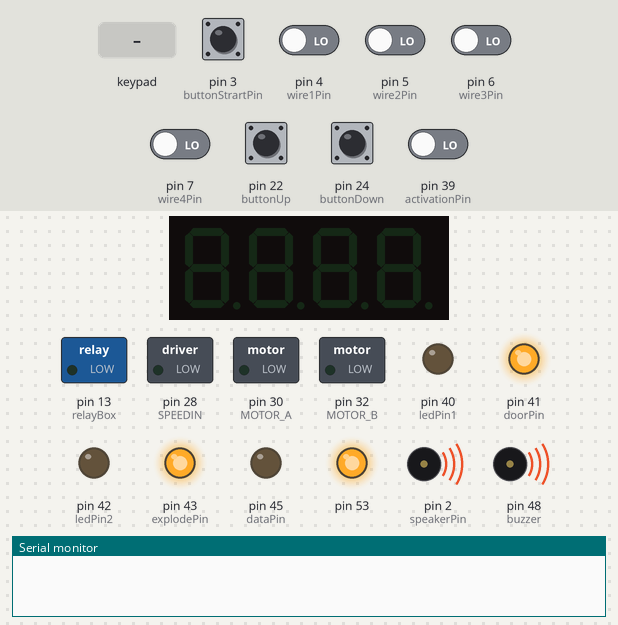
A sketch run on a simulated Arduino Mega 2560, built with avr-gcc and run on an emulated ATmega2560. Shown: 4-digit seven-segment display, switched loads named in the sketch (green lamp = pin HIGH), output pins drawn as LEDs (lit = HIGH), buzzer (waves = sounding, pin HIGH), the last lines printed to the serial monitor. The inputs (shaded band) are chosen by the test bench; at power-on: pin 3 (buttonStrartPin), pin 4 (wire1Pin), pin 5 (wire2Pin), pin 6 (wire3Pin), pin 7 (wire4Pin), pin 22 (buttonUp), pin 24 (buttonDown), pin 39 (activationPin) LOW. Pins used as bus, display or sensor lines are not drawn.

Above: at 1.2 s.
1.3 s: pin 3 (buttonStrartPin) pulled HIGH for 0.15 s
2.0 s: keypad keys 7 7 7 5 pressed 0.4 s apart
At 6.1 s:
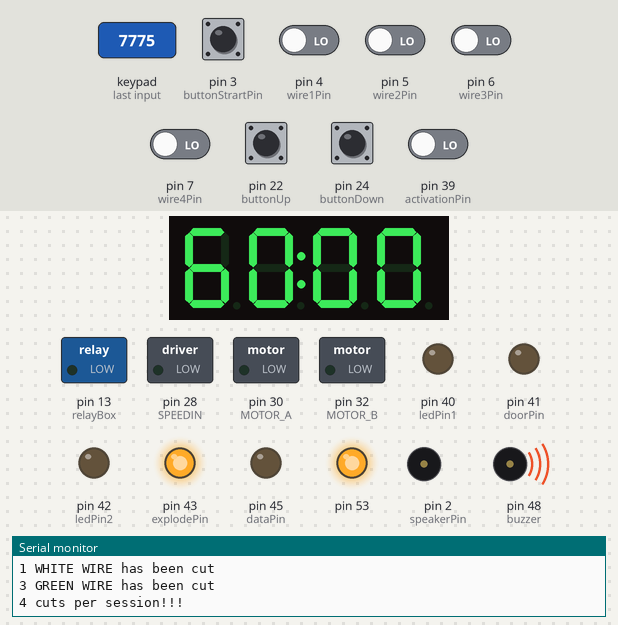
At 32.3 s:
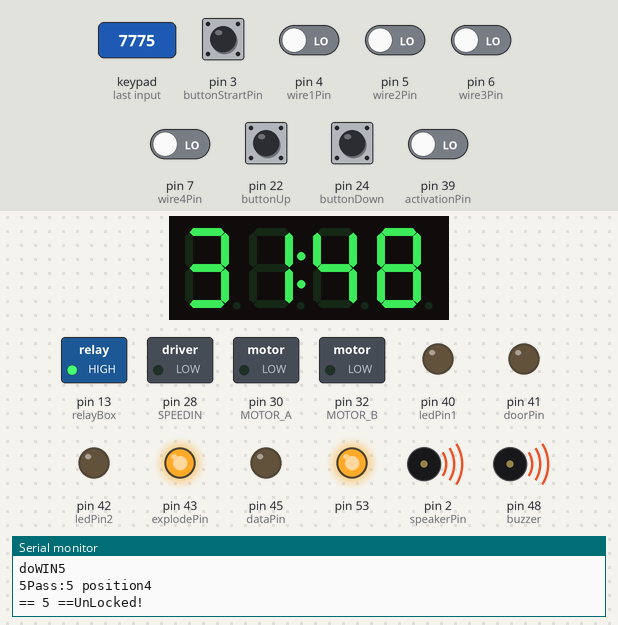
Timing chart, 0 to 33.5 s (numbered marks = the images above; inputs shaded):
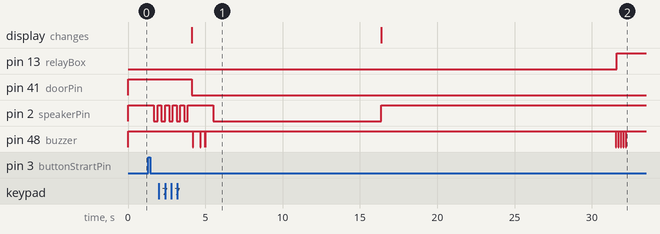

The sketch:

bomba_cobra2.ino
```cpp
#include <Bounce2.h>

#include <SPI.h> // Include the Arduino SPI library
//#include <Servo.h>
#include "TM1637.h"
#include <Keypad.h>

#define buzzer 48
// SH_CP; 11
const int clockPin = 49;
// DS; 15
const int dataPin = 45;
// ST_CP; 12
const int latchPin = 47;

//char password[4] = "7775";
char* password = "7775";
int password_len = 4;
int position = 0;
int guessed_digit = 0;

int relayBox = 13;

const byte rows = 4;
const byte cols = 4;
const char keys [rows][cols] =
{
  {'1','2','3','F'},
  {'4','5','6','B'},
  {'7','8','9','C'},
  {'*','0','#','D'}
};

byte rowPins[rows] = {31, 29, 27, 25 }; //connect to the row pinouts of the keypad
byte colPins[cols] = {39, 37, 35, 33 }; //connect to the column pinouts of the keypad
Keypad keypad = Keypad( makeKeymap(keys), rowPins, colPins, rows, cols );

int explodePin = 43;
int doorPin = 41;
int activationPin = 39;
int lightPin = 37;
int winSoundPin = 35;
int activationButtonState = 0;
boolean fewCutPerSession = false;
int explosionTime = 7000;


// screen
#define MAIN_SCREEN_CLK 49//pins definitions for TM1637 and can be changed to other ports
#define MAIN_SCREEN_DIO 47
TM1637 tm1637(MAIN_SCREEN_CLK, MAIN_SCREEN_DIO);
int8_t mainTimeDisp[] = {0x00,0x00,0x00,0x00};
char mainScreenBuffer[4];

// lift stuff
int MOTOR_A = 30; // Input3 подключен к выводу 5
int MOTOR_B = 32;
int SPEEDIN = 28;

const int buttonUp = 22;
const int buttonDown = 24;

const int buttonStrartPin = 3; // кнопка START


const int stopperDown = 36;
const int stopperUp = 34;

int buttonUpState = 0;
int buttonDownState = 0;

int movingDown = false;
int movingUp = false;
int liftedUp = false;
int notLiftedYet = true;
int bombActivated = false;
int onUpPreActivated = false;
int onUpActivated = false;
int preUpActivatedSeconds = 0 ;

int stopperDownState = false;
int stopperUpState = false;


int secondsLeftForLiftingUp = 60 * 5;//30;

// bomb stuff
//const int buttonPin = 2;    // the number of the pushbutton pin
const int ledPin1 = 40;
const int ledPin2 = 42;

const int speakerPin = 2;

/**/
/* Possible start point for counting down */
const int ssPin = 38;

// MEGA SDI pin = 51
// mege sck pin = 52
int countdownOptions[] = {1, 10, 15, 60, 45, 100}; //Possible values to count down from
int countdownSetting = 3;

/*int cablePin[] = {4, 5, 6, 7};
int defuseOptions[2][4] = {{4, 7, 5, 6},
                           {0, 0, 0, 0}};
*/

const int wire1Pin = 4;
const int wire2Pin = 5;
const int wire3Pin = 6;
const int wire4Pin = 7;

Bounce wireBounce1 = Bounce();
Bounce wireBounce2 = Bounce();
Bounce wireBounce3 = Bounce();
Bounce wireBounce4 = Bounce();

Bounce startBtnBounce = Bounce();
Bounce downButtonBounce = Bounce();
Bounce upButtonBounce = Bounce();
Bounce activationBounce = Bounce();


// WIRE 1 - BLUE   - 4
// WIRE 2 - WHITE  - 5
// WIRE 3 - GREEN  - 6
// WIRE 4 - ORANGE - 7
// WHITE -> ORANGE -> BLUE -> GREEN

/*int defuseOptions[2][4] = {{wire2Pin, wire4Pin, wire1Pin, wire3Pin},
                           {0, 0, 0, 0}};
                           */
int defuseOptions[2][4] = {{2, 4, 1, 3},
                           {0, 0, 0, 0}};

int defuseCounterThrashold = 10;
long subDefuseTime = 0;
int isBombDefused = 0;
int wireCutIndex = 0 ;

boolean isGoodDef = false;
boolean canStart = true;
boolean isWin = false;
boolean isLost = false;
boolean exploded = false;
boolean winDone = false;
int countDef = 0;
int wrongWireExtraTime = 7;// 20 ; // in minutes

/* Values to prevent the button from bouncing */
int buttonState;             // the current reading from the input pin
int lastButtonState = LOW;   // the previous reading from the input pin
long lastDebounceTime = 0;  // the last time the output pin was toggled
long debounceDelay = 50;    // the debounce time; increase if the output flickers

/* Values for storing a count down session */
long lastStartTime = 0;    //When did we start
long newDefuseTime = 0;
long countdownTime = 0;
boolean counting = false;  //Are we counting at this moment?
boolean gameAcitvated = false;     //Is the clock active or suspended (active can be "not yet counting, but the button is pressed")
//

unsigned int counter = 0;  // This variable will count up to 65k
char tempString[10];  // Will be used with sprintf to create strings

void setup()
{
  Serial.begin(9600);

   pinMode(explodePin, OUTPUT);
   digitalWrite(explodePin, HIGH);

   pinMode(doorPin, OUTPUT);
   digitalWrite(doorPin, HIGH);

   pinMode(winSoundPin, OUTPUT);
   digitalWrite(winSoundPin, HIGH);


   pinMode(activationPin, INPUT);

   pinMode(lightPin, OUTPUT);
   digitalWrite(lightPin, HIGH);
   //explodeServo.attach(explodeServoPin);
   //explodeServo.write(90);
   //delay(1000);
   //explodeServo.detach();

   counting = true;
  // init lift

   pinMode (SPEEDIN, OUTPUT);
   pinMode (MOTOR_A, OUTPUT);
   pinMode (MOTOR_B, OUTPUT);

   pinMode(buttonUp, INPUT);
   pinMode(buttonDown, INPUT);
   pinMode(buttonStrartPin, INPUT);

   startBtnBounce.attach(buttonStrartPin);
   startBtnBounce.interval(10); //


   downButtonBounce.attach(buttonDown);
   downButtonBounce.interval(10); //

   upButtonBounce.attach(buttonUp);
   upButtonBounce.interval(10); //

   activationBounce.attach(activationPin);
   activationBounce.interval(10); //


   pinMode(stopperDown, INPUT);
   pinMode(stopperUp, INPUT);

  // init bomb
  //pinMode(buttonPin, INPUT);
  pinMode(ledPin1, OUTPUT);
  pinMode(ledPin2, OUTPUT);
  pinMode(speakerPin, OUTPUT);

  analogWrite (speakerPin, 255);

  initCable();
  // -------- SPI initialization


  initScreens();
  keypad.setDebounceTime(20);
  pinMode(buzzer, OUTPUT);
  analogWrite (buzzer, 255);
  delay(50);

  pinMode(relayBox, OUTPUT);
  digitalWrite(relayBox, LOW);
  pinMode(clockPin, OUTPUT);
  pinMode(dataPin, OUTPUT);
  pinMode(latchPin, OUTPUT);
}
void initLCDKeys()
{
  for (int i = 0; i < sizeof(rowPins); i++)
    pinMode(rowPins[i],OUTPUT);
  for (int i = 0; i < sizeof(colPins); i++)
  {
    pinMode(colPins[i],INPUT);
    digitalWrite(colPins[i],LOW);
  }
}


void startGame(){

  Serial.print("canStart:");
  Serial.println(canStart);

  if(!canStart){
    return;
  }

  Serial.println("GO");
  canStart = false;
  defuseOptions[1][0] = 0;
  defuseOptions[1][1] = 0;
  defuseOptions[1][2] = 0;
  defuseOptions[1][3] = 0;

  bombActivated = false;
  onUpActivated = false;
  preUpActivatedSeconds = 0;
  onUpPreActivated = false;

  subDefuseTime = 0;
  newDefuseTime = 0;

  isBombDefused = false;
  counting = true;
  gameAcitvated = true;


  wireCutIndex = 0 ;
  isLost = false;

  isWin = false;
  exploded = false;
  winDone = false;
  //count();

  //delay(500);

  int beepsBeforeStart = 5;
  for(int i = 0 ; i < beepsBeforeStart; i++){
    beep(500);
  }
  lastStartTime = millis();
  digitalWrite(doorPin, LOW);
  digitalWrite(winSoundPin, HIGH);

}

void initScreens(){
  tm1637.set();//BRIGHT_TYPICAL = 2,BRIGHT_DARKEST = 0,BRIGHTEST = 7;
  tm1637.init();
  pinMode(ssPin, OUTPUT);  // Set the SS pin as an output
  digitalWrite(ssPin, HIGH);  // Set the SS pin HIGH

  SPI.begin();  // Begin SPI hardware
  SPI.setClockDivider(SPI_CLOCK_DIV64);  // Slow down SPI clock
  // --------

  clearDisplaySPI();
}

void initCable(){
  pinMode(wire1Pin, INPUT);
  pinMode(wire2Pin, INPUT);
  pinMode(wire3Pin, INPUT);
  pinMode(wire4Pin, INPUT);

  wireBounce1.attach(wire1Pin);
  wireBounce1.interval(5); // interval in ms

  wireBounce2.attach(wire2Pin);
  wireBounce2.interval(5); // interval in ms

  wireBounce3.attach(wire3Pin);
  wireBounce3.interval(5); // interval in ms

  wireBounce4.attach(wire4Pin);
  wireBounce4.interval(5); // interval in ms
}

Bounce getBounceByIndex(int index){
    switch(index){
      case 1:
      return wireBounce1;
      break;

      case 2:
      return wireBounce2;
      break;

      case 3:
      return wireBounce3;
      break;

      case 4:
      return wireBounce4;
      break;
    }
}

void updateBounces(){
  wireBounce1.update();
  wireBounce2.update();
  wireBounce3.update();
  wireBounce4.update();
}

void updateButtonsBounces(){
  startBtnBounce.update();
  upButtonBounce.update();
  downButtonBounce.update();
  activationBounce.update();
}

void checkWires(){


//  if(!onUpActivated){
//    return;
//  }

  updateBounces();


  int cuts_per_session = 0;
  boolean wrongCut = false;
  boolean wireHasBeenCut = false;

  for(int i  = 0; i < 4; i++){
    int wireIndex = defuseOptions[0][i];
    Bounce tmpBounce = getBounceByIndex(defuseOptions[0][i]);
    //Serial.println(tmpBounce);
    //tmpBounce.update();
    int isWireOn = tmpBounce.read();
    //Serial.print(isWireOn);
    //Serial.println(defuseOptions[0][i]);
    //int isWireOn = digitalRead(defuseOptions[0][i]);

    // wire already cut
    if(defuseOptions[1][i]){
      isWireOn = false;
    }

    if(!isWireOn){
      // wire was not cut before
      if(defuseOptions[1][i] < defuseCounterThrashold ){
        defuseOptions[1][i] = defuseOptions[1][i] + 1;

        if(defuseOptions[1][i] >= defuseCounterThrashold){
          Serial.print(wireIndex);
          Serial.print(" ");
          if(i == 1){
            Serial.print("BLUE WIRE");
          }
          else if(i == 2){
            Serial.print("WHITE WIRE");
          }
          else if(i == 3){
            Serial.print("GREEN WIRE");
          }
          else if(i == 4){
            Serial.print("ORANGE WIRE");
          }


          Serial.println (" has been cut");
          if(i == wireCutIndex){
            wireCutIndex ++;
          }
          else{
            Serial.println (" WRONG!!!");
            //subDefuseTime += wrongWireExtraTime;
            //timerRunDown();
            wrongCut = true;
          }

          // preventing
          cuts_per_session++;
          delay(100);
          wireHasBeenCut = true;
        }
        //break;
      }
      else{
        if(i == wireCutIndex){
          wireCutIndex ++;
        }
      }
    }
  } // END FOR

  if(cuts_per_session >= 2){
    Serial.print(cuts_per_session);
    Serial.println (" cuts per session!!!");
    for(int k = 0; k < cuts_per_session; k++){
      subDefuseTime += wrongWireExtraTime;
    }
    timerRunDown();
  }

  if(wrongCut){
     subDefuseTime += wrongWireExtraTime;
     timerRunDown();
     //return;
  }

  if(wireHasBeenCut){
    return;
  }

  if(wireCutIndex >= 4){
    isBombDefused = true;
  }
}

void doWin(){
  Serial.print("doWIN");
  if(winDone){
    return;
  }

  winDone = true;

  digitalWrite(winSoundPin, LOW);
  delay(15000); // playing 15 sec
  digitalWrite(winSoundPin, HIGH);
}

void explode(){
  if(exploded){
    return;
  }

  exploded = true;
  //SPI.end();
  //digitalWrite (ledPin2, LOW);
   // digitalWrite (ledPin1, LOW);
    //digitalWrite(speakerPin, LOW);
 //stopLiqMotor();
 //stopCdMotor();


  //digitalWrite(ssPin, LOW);
  isLost = true;

  // sound
  int beepDelay = 150;
  int beepsCount = 20;
  for(int i = 0 ; i < beepsCount; i++){

    beep(beepDelay - i * 7);
  }

  digitalWrite(explodePin, LOW);

  digitalWrite(doorPin, HIGH);
  //explodeServo.attach(explodeServoPin);
  //explodeServo.write(0);
  // let smoke go out for 3 sec
  movingUp = false;
  delay(explosionTime);
  digitalWrite(explodePin, HIGH);

}


void stopGame(){
  gameAcitvated = false;
  isLost = false;
  isWin = false;
  preUpActivatedSeconds = 0;
  digitalWrite(doorPin, HIGH);
  digitalWrite(winSoundPin, HIGH);
}
/* --------------------------------------- BEGIN ------------------------------------*/
void loop()
{
  updateButtonsBounces();
  keyPass();
  //anturag();
  // ЕСЛИ кнопка START нажата тогда активировать airsoft bomb
  if(startBtnBounce.read()){
    Serial.print("button presed START:");
    Serial.println(startBtnBounce.read());
    delay(250);
    startGame();
  }

  if(!gameAcitvated){

     return;
   }

   //Serial.println(onUpActivated);

  if(isLost){
    explode();
    Serial.println("LOST");

  }
  else if (!isWin){
    // Проверка проводов
   //  Serial.println("GAME");
    checkWires();
    count();
  }

  if(isLost || isWin) {
    //Serial.println("lost or win");
    //digitalWrite(speakerPin, LOW);

    //noTone(speakerPin);
  }
}


void count() {

  //Serial.print(counting);

  if (counting){
    unsigned long now = millis();
    int secondsPassed = (now-lastStartTime)/1000;
    if(onUpPreActivated && preUpActivatedSeconds <= 0){
       preUpActivatedSeconds = secondsPassed;
       //onUpPreActivated = true;


    }

    if(!onUpActivated && preUpActivatedSeconds > 0 && (secondsPassed - preUpActivatedSeconds) > 10 ){

      onUpActivated = true;
    }

    secondsPassed += subDefuseTime * 60;


    int lastMinute = countdownOptions[countdownSetting];
    int lastSecond = lastMinute * 60; // ???

    int secondsLeft = lastSecond - secondsPassed;

    if(secondsLeft % 60 == 0){
      clearDisplaySPI();
    }

    //activationButtonState = digitalRead(activationPin);
    activationButtonState = activationBounce.rose();


    if( ( secondsLeft < secondsLeftForLiftingUp || activationButtonState) && !bombActivated){// !liftedUp && notLiftedYet ){
      movingUp = true;
      Serial.println("activation");
      //onUpActivated = false;
      notLiftedYet = false;
      bombActivated = true;
    }
    //Serial.println(secondsLeft);


    //int secondsDisplay = (lastSecond - secondsPassed) % 60;
    int minutesDisplay = floor( secondsLeft / 60);

    //(((lastMinute - newDefuseTime) * 60) - secondsPassed) / 60;

    int secondsDisplay = secondsLeft - minutesDisplay * 60;
    //(lastSecond - secondsPassed) % 60;

    //Serial.println(" counting ");


    String currentTimeValue = "";

    currentTimeValue += (String)minutesDisplay;
    // Serial.print(":");
    if(secondsDisplay < 10) {
    //  Serial.print("0");
      currentTimeValue += "0";
    }
    currentTimeValue += (String)secondsDisplay;

    //Serial.print(secondsLeft);
    //Serial.print( " ");
    //Serial.println(currentTimeValue);
    //Вывод на дисплей
    displayNumber(currentTimeValue);
    countdownTime = currentTimeValue.toInt(); //Global Time


    //Serial.print(" ");
    //Serial.println(secondsDisplay);

   if(isBombDefused){
     isWin = true;
     doWin();
    }
    else if(secondsLeft <= 0 ){
      isLost = true;
      Serial.println("LOST");
      displayNumber("0");

      counting = false;
      gameAcitvated = false;

      explode();
    }

    /*
    if(secondsDisplay == 0 && minutesDisplay == 0) {
      counting = false;
      gameAcitvated = false;
    }*/

  } //counting
}// END count()


void timerRunDown(){

  int var = 0;
  int cnt = 0;

  analogWrite (speakerPin, 0);
  //delay(delayms); //ждем 100 Мс


  while(var < 1000){
    cnt = countdownTime - var;
    displayNumber((String)cnt);
    if(cnt <= 0){
      displayNumber("0");
      break;
    }
    var++;
  }

  analogWrite (speakerPin, 255);
}
  //
void displayNumber(String line){


   counter = line.toInt();
   sprintf(tempString, "%4d", counter);
   String timeStringToDispay = (String)tempString;

   // outputting to bomb screen
   dec(counter);

   if(liftedUp){
     s7sSendStringSPI(timeStringToDispay);
   }
   else{
   //beep(50);
   // outputing to main screen
   //*
     timeStringToDispay.toCharArray(mainScreenBuffer, 5);
     for(int i = 0; i<4; i++){
       mainTimeDisp[i]= mainScreenBuffer[i] - 48;
     }

     tm1637.display(mainTimeDisp);
   }

  //*/

  // leds
   if(bombActivated && onUpActivated){
     led(counter);
   }

 }

void dec(int isEvenNumber){
   if (isEvenNumber % 2 == 0) {

     if(liftedUp){
       setDecimalsSPI(0b00010000);
     }
     else{
       tm1637.point(true);
     }

   } else{
     if(liftedUp){
       setDecimalsSPI(0b00000000);
     }
     else{
       tm1637.point(false);
     }
   }
}

void led(int isEvenNumber){
  if (isEvenNumber % 2 == 0) {
     digitalWrite (ledPin1, HIGH);
     digitalWrite (ledPin2, LOW);
  //tone (speakerPin, 777);
  } else{
    digitalWrite (ledPin1, LOW);
    digitalWrite (ledPin2, HIGH);
  //digitalWrite(speakerPin, LOW);
   //noTone(speakerPin);
 }
}
/***************SPI LIB*********************/
void s7sSendStringSPI(String toSend)
{
  digitalWrite(ssPin, LOW);


  for (int i=0; i<4; i++)
  {
    SPI.transfer((byte)toSend[i]);
  }

  digitalWrite(ssPin, HIGH);
}

void clearDisplaySPI()
{
  digitalWrite(ssPin, LOW);
  SPI.transfer(0x76);  // Clear display command
  digitalWrite(ssPin, HIGH);
}

void setBrightnessSPI(byte value)
{
  digitalWrite(ssPin, LOW);
  SPI.transfer(0x7A);  // Set brightness command byte
  SPI.transfer(value);  // brightness data byte
  digitalWrite(ssPin, HIGH);
}

void setDecimalsSPI(byte decimals)
{
  digitalWrite(ssPin, LOW);
  SPI.transfer(0x77);
  SPI.transfer(decimals);
  digitalWrite(ssPin, HIGH);
}

void beep(unsigned char delayms){

  //tone (speakerPin, 2000); //включаем на 500 Гц
  //digitalWrite(speakerPin, HIGH);
  analogWrite (speakerPin, 0);
  delay(delayms); //ждем 100 Мс
  analogWrite (speakerPin, 255);
  delay(delayms);
  //digitalWrite(speakerPin, HIGH);


}

void keyPass(){
char key = keypad.getKey();
  initLCDKeys();
  //noTone(buzzer);
  delay(50);
  if (key != NO_KEY){
    Serial.println(key);
    if (key == 'F')
    {
    } else
      Serial.print(key);
      //playTone();
      beep();

      if (key == password[position]){
        Serial.print("Pass:");
        Serial.print(password[position]);
        guessed_digit++;
      }

      position++;
      Serial.print(" position");
      Serial.println(position);

      if (position >= password_len){
         Serial.print("== 5 ==");
        if(guessed_digit == password_len){
          setLocked();
        } else {
          soundWrongSignal();
        }

        position = 0;
        guessed_digit = 0;
        //
      }
  }

}// END

void setLocked(){
 Serial.print("UnLocked!");
  digitalWrite(relayBox, HIGH);

  delay(100);
  beep();
  delay(100);
  beep();
  delay(100);
  beep();
  delay(100);
  beep();
  delay(100);
  delay (5000);
  //digitalWrite(relayBox, LOW);

}


void soundWrongSignal(){
  //Serial.println("wrong");
  analogWrite (buzzer, 0);
  delay (400);
  analogWrite (buzzer, 255);
  delay (400);
}

void beep()
{
  analogWrite (buzzer, 0);
  delay (30);
  analogWrite (buzzer, 255);
  delay(30);
}

//Beeps on key presses
void playTone(){
  tone(buzzer, 150, 10);
  }

void anturag(){
    for (int number = 0; number < 256; number++) {
    Serial.println(number);
    digitalWrite(latchPin, LOW);
    shiftOut(dataPin, clockPin, MSBFIRST, number);
    digitalWrite(latchPin, HIGH);
    delay(500);
  }
  }
```

Measured:
- after the input at 1.3 s, pin 2 (speakerPin): HIGH → LOW after 0.38 s, → HIGH 0.24 s later
- after the input at 2.0 s, pin 13 (relayBox): LOW → HIGH after 29.6 s
- what the display in image 1 shows lasts 12.3 s, from 4.1 s to 16.4 s
